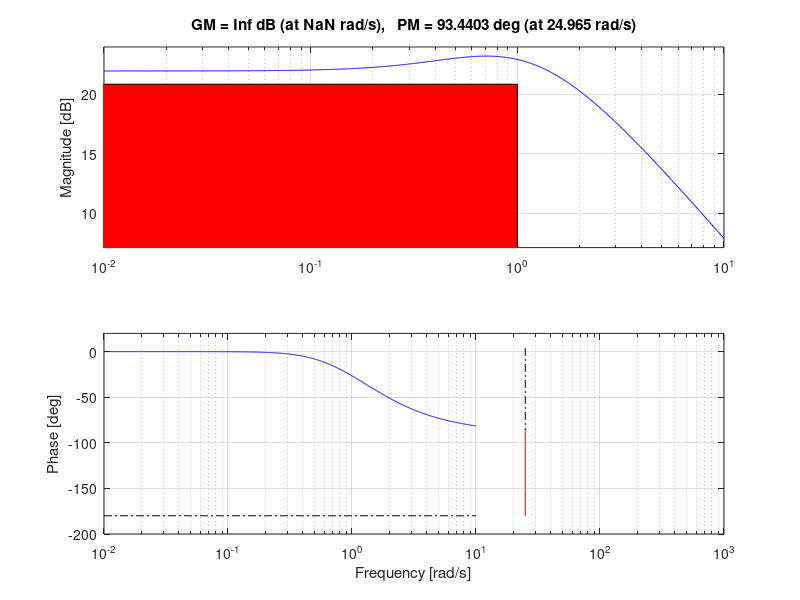

This figure's MATLAB source:
m=1; k=1; c=2;
A=[0 1; -k/m -c/m];
Bu=[0; 1/m]; Bw=[0; 1/m];
Cy=[0 1]; Cz=[0 1];
Dyu=0; Dyw=0;
Gyu=ss(A, Bu, Cy, Dyu);
Gyw=ss(A, Bw, Cy, Dyw);
%Part (a) - open loop transfer function
[num_yu, den]=ss2tf(A, Bu, Cy, Dyu);
[num_yw, den]=ss2tf(A, Bw, Cy, Dyw);
[num_yv, den]=ss2tf(A, [0;0], Cy, 1);

Ki=25*0.5; Kp=25;
%convert to state space (not required, but we will use in the next step)
[ac,bc,cc,dc]=tf2ss([Kp Ki], [1 0]);
K=ss(ac,bc,cc,dc);
K
%Find loop TF
Loop=Gyu*K;
%Plot margin with boxes for specs
eT=0.1;wT=1;
eD=0.1;wD=0.1;
eN=0.1;wN=500;
Loopmax=50;
%
[ac,bc,cc,dc]=tf2ss([Kp Ki],[1 0]);
margin(Loop);
h=findall(gcf,'type','axes','visible','on');
subplot(h(1));hold on; axis([0.01 1000 -200 20]); hold off
subplot(h(2));hold on;
    fill([1E-4,1E-4,wT,wT],[0,20*log10(1/eT+1),20*log10(1/eT+1),0],'r');
